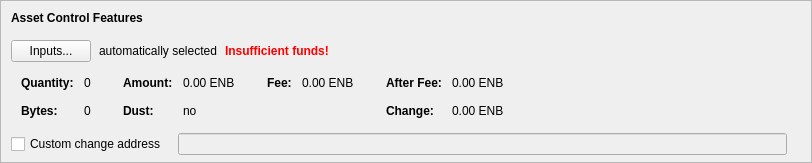
      <widget class="QFrame" name="frameAssetControl">
       <property name="sizePolicy">
        <sizepolicy hsizetype="Expanding" vsizetype="Fixed">
         <horstretch>0</horstretch>
         <verstretch>0</verstretch>
        </sizepolicy>
       </property>
       <property name="maximumSize">
        <size>
         <width>16777215</width>
         <height>16777215</height>
        </size>
       </property>
       <property name="frameShape">
        <enum>QFrame::StyledPanel</enum>
       </property>
       <property name="frameShadow">
        <enum>QFrame::Sunken</enum>
       </property>
       <layout class="QVBoxLayout" name="verticalLayoutAssetControl2">
        <property name="spacing">
         <number>0</number>
        </property>
        <property name="leftMargin">
         <number>0</number>
        </property>
        <property name="topMargin">
         <number>0</number>
        </property>
        <property name="rightMargin">
         <number>0</number>
        </property>
        <property name="bottomMargin">
         <number>6</number>
        </property>
        <item>
         <layout class="QVBoxLayout" name="verticalLayoutAssetControl" stretch="0,0,0,0,1">
          <property name="spacing">
           <number>0</number>
          </property>
          <property name="leftMargin">
           <number>10</number>
          </property>
          <property name="topMargin">
           <number>10</number>
          </property>
          <item>
           <layout class="QHBoxLayout" name="horizontalLayoutAssetControl1">
            <property name="bottomMargin">
             <number>15</number>
            </property>
            <item>
             <widget class="QLabel" name="labelAssetControlFeatures">
              <property name="sizePolicy">
               <sizepolicy hsizetype="Preferred" vsizetype="Maximum">
                <horstretch>0</horstretch>
                <verstretch>0</verstretch>
               </sizepolicy>
              </property>
              <property name="font">
               <font>
                <weight>75</weight>
                <bold>true</bold>
               </font>
              </property>
              <property name="styleSheet">
               <string notr="true">font-weight:bold;</string>
              </property>
              <property name="text">
               <string>Asset Control Features</string>
              </property>
             </widget>
            </item>
           </layout>
          </item>
          <item>
           <layout class="QHBoxLayout" name="horizontalLayoutAssetControl2" stretch="0,0,0,0">
            <property name="spacing">
             <number>8</number>
            </property>
            <property name="bottomMargin">
             <number>10</number>
            </property>
            <item>
             <widget class="QPushButton" name="pushButtonAssetControl">
              <property name="styleSheet">
               <string notr="true"/>
              </property>
              <property name="text">
               <string>Inputs...</string>
              </property>
              <property name="autoDefault">
               <bool>false</bool>
              </property>
             </widget>
            </item>
            <item>
             <widget class="QLabel" name="labelAssetControlAutomaticallySelected">
              <property name="text">
               <string>automatically selected</string>
              </property>
              <property name="margin">
               <number>5</number>
              </property>
             </widget>
            </item>
            <item>
             <widget class="QLabel" name="labelAssetControlInsuffFunds">
              <property name="font">
               <font>
                <weight>75</weight>
                <bold>true</bold>
               </font>
              </property>
              <property name="styleSheet">
               <string notr="true">color:red;font-weight:bold;</string>
              </property>
              <property name="text">
               <string>Insufficient funds!</string>
              </property>
              <property name="margin">
               <number>5</number>
              </property>
             </widget>
            </item>
            <item>
             <spacer name="horizontalSpacerAssetControl">
              <property name="orientation">
               <enum>Qt::Horizontal</enum>
              </property>
              <property name="sizeHint" stdset="0">
               <size>
                <width>40</width>
                <height>1</height>
               </size>
              </property>
             </spacer>
            </item>
           </layout>
          </item>
          <item>
           <widget class="QWidget" name="widgetAssetControl" native="true">
            <property name="sizePolicy">
             <sizepolicy hsizetype="Preferred" vsizetype="Preferred">
              <horstretch>0</horstretch>
              <verstretch>0</verstretch>
             </sizepolicy>
            </property>
            <property name="minimumSize">
             <size>
              <width>0</width>
              <height>0</height>
             </size>
            </property>
            <property name="styleSheet">
             <string notr="true"/>
            </property>
            <layout class="QHBoxLayout" name="horizontalLayoutAssetControl5">
             <property name="leftMargin">
              <number>0</number>
             </property>
             <property name="topMargin">
              <number>0</number>
             </property>
             <property name="rightMargin">
              <number>0</number>
             </property>
             <property name="bottomMargin">
              <number>0</number>
             </property>
             <item>
              <layout class="QHBoxLayout" name="horizontalLayoutAssetControl3" stretch="0,0,0,1">
               <property name="spacing">
                <number>20</number>
               </property>
               <property name="topMargin">
                <number>0</number>
               </property>
               <property name="bottomMargin">
                <number>10</number>
               </property>
               <item>
                <layout class="QFormLayout" name="formLayoutAssetControl1">
                 <property name="horizontalSpacing">
                  <number>10</number>
                 </property>
                 <property name="verticalSpacing">
                  <number>14</number>
                 </property>
                 <property name="leftMargin">
                  <number>10</number>
                 </property>
                 <property name="topMargin">
                  <number>4</number>
                 </property>
                 <property name="rightMargin">
                  <number>6</number>
                 </property>
                 <item row="0" column="0">
                  <widget class="QLabel" name="labelAssetControlQuantityText">
                   <property name="font">
                    <font>
                     <weight>75</weight>
                     <bold>true</bold>
                    </font>
                   </property>
                   <property name="text">
                    <string>Quantity:</string>
                   </property>
                   <property name="margin">
                    <number>0</number>
                   </property>
                  </widget>
                 </item>
                 <item row="0" column="1">
                  <widget class="QLabel" name="labelAssetControlQuantity">
                   <property name="cursor">
                    <cursorShape>IBeamCursor</cursorShape>
                   </property>
                   <property name="contextMenuPolicy">
                    <enum>Qt::ActionsContextMenu</enum>
                   </property>
                   <property name="text">
                    <string notr="true">0</string>
                   </property>
                   <property name="margin">
                    <number>0</number>
                   </property>
                   <property name="textInteractionFlags">
                    <set>Qt::LinksAccessibleByMouse|Qt::TextSelectableByKeyboard|Qt::TextSelectableByMouse</set>
                   </property>
                  </widget>
                 </item>
                 <item row="1" column="0">
                  <widget class="QLabel" name="labelAssetControlBytesText">
                   <property name="font">
                    <font>
                     <weight>75</weight>
                     <bold>true</bold>
                    </font>
                   </property>
                   <property name="text">
                    <string>Bytes:</string>
                   </property>
                  </widget>
                 </item>
                 <item row="1" column="1">
                  <widget class="QLabel" name="labelAssetControlBytes">
                   <property name="cursor">
                    <cursorShape>IBeamCursor</cursorShape>
                   </property>
                   <property name="contextMenuPolicy">
                    <enum>Qt::ActionsContextMenu</enum>
                   </property>
                   <property name="text">
                    <string notr="true">0</string>
                   </property>
                   <property name="textInteractionFlags">
                    <set>Qt::LinksAccessibleByMouse|Qt::TextSelectableByKeyboard|Qt::TextSelectableByMouse</set>
                   </property>
                  </widget>
                 </item>
                </layout>
               </item>
               <item>
                <layout class="QFormLayout" name="formLayoutAssetControl2">
                 <property name="horizontalSpacing">
                  <number>10</number>
                 </property>
                 <property name="verticalSpacing">
                  <number>14</number>
                 </property>
                 <property name="leftMargin">
                  <number>6</number>
                 </property>
                 <property name="topMargin">
                  <number>4</number>
                 </property>
                 <property name="rightMargin">
                  <number>6</number>
                 </property>
                 <item row="0" column="0">
                  <widget class="QLabel" name="labelAssetControlAmountText">
                   <property name="font">
                    <font>
                     <weight>75</weight>
                     <bold>true</bold>
                    </font>
                   </property>
                   <property name="text">
                    <string>Amount:</string>
                   </property>
                   <property name="margin">
                    <number>0</number>
                   </property>
                  </widget>
                 </item>
                 <item row="0" column="1">
                  <widget class="QLabel" name="labelAssetControlAmount">
                   <property name="cursor">
                    <cursorShape>IBeamCursor</cursorShape>
                   </property>
                   <property name="contextMenuPolicy">
                    <enum>Qt::ActionsContextMenu</enum>
                   </property>
                   <property name="text">
                    <string notr="true">0.00 ENB</string>
                   </property>
                   <property name="textInteractionFlags">
                    <set>Qt::LinksAccessibleByMouse|Qt::TextSelectableByKeyboard|Qt::TextSelectableByMouse</set>
                   </property>
                  </widget>
                 </item>
                 <item row="1" column="0">
                  <widget class="QLabel" name="labelAssetControlLowOutputText">
                   <property name="font">
                    <font>
                     <weight>75</weight>
                     <bold>true</bold>
                    </font>
                   </property>
                   <property name="text">
                    <string>Dust:</string>
                   </property>
                  </widget>
                 </item>
                 <item row="1" column="1">
                  <widget class="QLabel" name="labelAssetControlLowOutput">
                   <property name="cursor">
                    <cursorShape>IBeamCursor</cursorShape>
                   </property>
                   <property name="contextMenuPolicy">
                    <enum>Qt::ActionsContextMenu</enum>
                   </property>
                   <property name="text">
                    <string notr="true">no</string>
                   </property>
                   <property name="textInteractionFlags">
                    <set>Qt::LinksAccessibleByMouse|Qt::TextSelectableByKeyboard|Qt::TextSelectableByMouse</set>
                   </property>
                  </widget>
                 </item>
                </layout>
               </item>
               <item>
                <layout class="QFormLayout" name="formLayoutAssetControl3">
                 <property name="horizontalSpacing">
                  <number>10</number>
                 </property>
                 <property name="verticalSpacing">
                  <number>14</number>
                 </property>
                 <property name="leftMargin">
                  <number>6</number>
                 </property>
                 <property name="topMargin">
                  <number>4</number>
                 </property>
                 <property name="rightMargin">
                  <number>6</number>
                 </property>
                 <item row="0" column="0">
                  <widget class="QLabel" name="labelAssetControlFeeText">
                   <property name="font">
                    <font>
                     <weight>75</weight>
                     <bold>true</bold>
                    </font>
                   </property>
                   <property name="text">
                    <string>Fee:</string>
                   </property>
                   <property name="margin">
                    <number>0</number>
                   </property>
                  </widget>
                 </item>
                 <item row="0" column="1">
                  <widget class="QLabel" name="labelAssetControlFee">
                   <property name="cursor">
                    <cursorShape>IBeamCursor</cursorShape>
                   </property>
                   <property name="contextMenuPolicy">
                    <enum>Qt::ActionsContextMenu</enum>
                   </property>
                   <property name="text">
                    <string notr="true">0.00 ENB</string>
                   </property>
                   <property name="textInteractionFlags">
                    <set>Qt::LinksAccessibleByMouse|Qt::TextSelectableByKeyboard|Qt::TextSelectableByMouse</set>
                   </property>
                  </widget>
                 </item>
                </layout>
               </item>
               <item>
                <layout class="QFormLayout" name="formLayoutAssetControl4">
                 <property name="horizontalSpacing">
                  <number>10</number>
                 </property>
                 <property name="verticalSpacing">
                  <number>14</number>
                 </property>
                 <property name="leftMargin">
                  <number>6</number>
                 </property>
                 <property name="topMargin">
                  <number>4</number>
                 </property>
                 <property name="rightMargin">
                  <number>6</number>
                 </property>
                 <item row="0" column="0">
                  <widget class="QLabel" name="labelAssetControlAfterFeeText">
                   <property name="font">
                    <font>
                     <weight>75</weight>
                     <bold>true</bold>
                    </font>
                   </property>
                   <property name="text">
                    <string>After Fee:</string>
                   </property>
                   <property name="margin">
                    <number>0</number>
                   </property>
                  </widget>
                 </item>
                 <item row="0" column="1">
                  <widget class="QLabel" name="labelAssetControlAfterFee">
                   <property name="cursor">
                    <cursorShape>IBeamCursor</cursorShape>
                   </property>
                   <property name="contextMenuPolicy">
                    <enum>Qt::ActionsContextMenu</enum>
                   </property>
                   <property name="text">
                    <string notr="true">0.00 ENB</string>
                   </property>
                   <property name="textInteractionFlags">
                    <set>Qt::LinksAccessibleByMouse|Qt::TextSelectableByKeyboard|Qt::TextSelectableByMouse</set>
                   </property>
                  </widget>
                 </item>
                 <item row="1" column="0">
                  <widget class="QLabel" name="labelAssetControlChangeText">
                   <property name="font">
                    <font>
                     <weight>75</weight>
                     <bold>true</bold>
                    </font>
                   </property>
                   <property name="text">
                    <string>Change:</string>
                   </property>
                  </widget>
                 </item>
                 <item row="1" column="1">
                  <widget class="QLabel" name="labelAssetControlChange">
                   <property name="cursor">
                    <cursorShape>IBeamCursor</cursorShape>
                   </property>
                   <property name="contextMenuPolicy">
                    <enum>Qt::ActionsContextMenu</enum>
                   </property>
                   <property name="text">
                    <string notr="true">0.00 ENB</string>
                   </property>
                   <property name="textInteractionFlags">
                    <set>Qt::LinksAccessibleByMouse|Qt::TextSelectableByKeyboard|Qt::TextSelectableByMouse</set>
                   </property>
                  </widget>
                 </item>
                </layout>
               </item>
              </layout>
             </item>
            </layout>
           </widget>
          </item>
          <item>
           <layout class="QHBoxLayout" name="horizontalLayoutAssetControl4" stretch="0,0,0">
            <property name="spacing">
             <number>12</number>
            </property>
            <property name="sizeConstraint">
             <enum>QLayout::SetDefaultConstraint</enum>
            </property>
            <property name="topMargin">
             <number>5</number>
            </property>
            <property name="rightMargin">
             <number>5</number>
            </property>
            <item>
             <widget class="QCheckBox" name="checkBoxAssetControlChange">
              <property name="toolTip">
               <string>If this is activated, but the change address is empty or invalid, change will be sent to a newly generated address.</string>
              </property>
              <property name="text">
               <string>Custom change address</string>
              </property>
             </widget>
            </item>
            <item>
             <widget class="QValidatedLineEdit" name="lineEditAssetControlChange">
              <property name="enabled">
               <bool>false</bool>
              </property>
              <property name="sizePolicy">
               <sizepolicy hsizetype="Expanding" vsizetype="Fixed">
                <horstretch>0</horstretch>
                <verstretch>0</verstretch>
               </sizepolicy>
              </property>
             </widget>
            </item>
            <item>
             <widget class="QLabel" name="labelAssetControlChangeLabel">
              <property name="sizePolicy">
               <sizepolicy hsizetype="Preferred" vsizetype="Expanding">
                <horstretch>0</horstretch>
                <verstretch>0</verstretch>
               </sizepolicy>
              </property>
              <property name="minimumSize">
               <size>
                <width>0</width>
                <height>0</height>
               </size>
              </property>
              <property name="text">
               <string/>
              </property>
              <property name="margin">
               <number>3</number>
              </property>
             </widget>
            </item>
           </layout>
          </item>
          <item>
           <spacer name="verticalSpacerAssetControl">
            <property name="orientation">
             <enum>Qt::Vertical</enum>
            </property>
            <property name="sizeHint" stdset="0">
             <size>
              <width>800</width>
              <height>1</height>
             </size>
            </property>
           </spacer>
          </item>
         </layout>
        </item>
       </layout>
      </widget>
